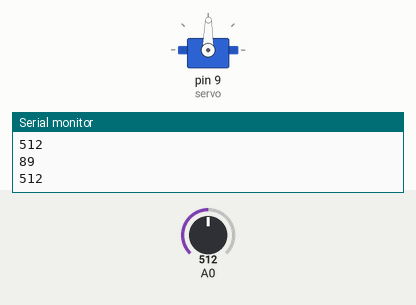
This sketch was run on a simulated Arduino Uno, built with avr-gcc and run on an emulated ATmega328P. Parts: servo, the last lines printed to the serial monitor. The test bench sets the inputs (shaded band); at power-on: A0 = 512.

Above: at 1.2 s.
1.3 s: A0 set to 716
At 2.0 s:
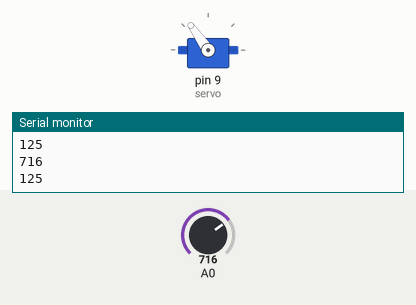
2.8 s: A0 set to 900
At 3.5 s:
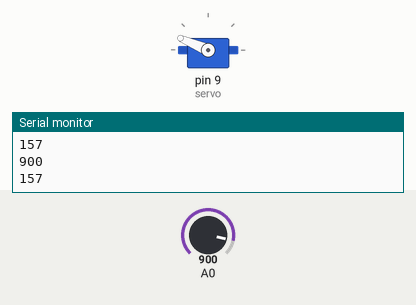
4.3 s: A0 set to 1023
At 5.5 s:
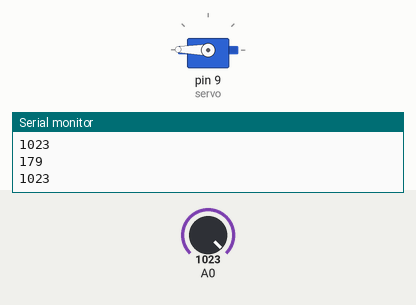
5.8 s: A0 set to 306
At 6.8 s:
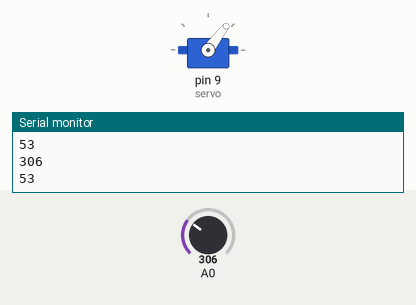
7.3 s: A0 set to 122
At 7.6 s:
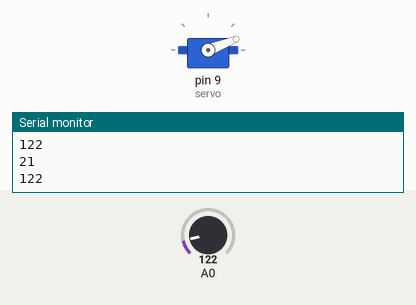
8.8 s: A0 set to 511
At 10.2 s:
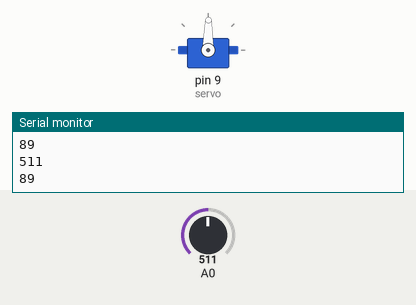
Timing chart, 0 to 11.3 s (numbered marks = the images above; inputs shaded):
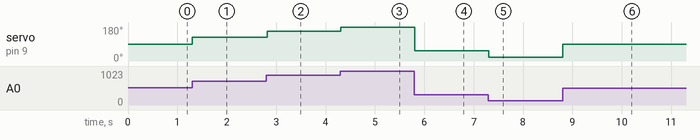

Measured:
- after the input at 1.3 s, servo on pin 9 (servo): 89° → 125° at once
- after the input at 2.8 s, servo on pin 9 (servo): 125° → 157° at once
- after the input at 4.3 s, servo on pin 9 (servo): 157° → 179° at once
- after the input at 5.8 s, servo on pin 9 (servo): 179° → 53° at once
- after the input at 7.3 s, servo on pin 9 (servo): 53° → 21° at once
- after the input at 8.8 s, servo on pin 9 (servo): 21° → 89° at once

The sketch:

main.ino
```cpp
#include <Servo.h>

Servo servo;

void setup() {
    Serial.begin(9600);
    servo.attach(9);
}

void loop() {
    int value, angle;

    value = analogRead(A0);
    Serial.println(value);

    // Map POT value to angle between 0 and 179 degrees
    angle = map(value, 0,1023, 0, 179);
    Serial.println(angle);

    servo.write(angle);
    delay(15);
}
```
